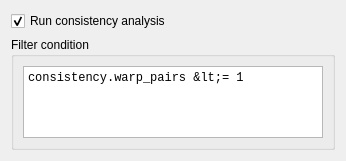
<?xml version="1.0" encoding="UTF-8"?>
<ui version="4.0">
 <class>SubjectFilter</class>
 <widget class="QWidget" name="SubjectFilter">
  <property name="geometry">
   <rect>
    <x>0</x>
    <y>0</y>
    <width>346</width>
    <height>161</height>
   </rect>
  </property>
  <property name="windowTitle">
   <string>Form</string>
  </property>
  <layout class="QVBoxLayout" name="verticalLayout">
   <item>
    <widget class="QCheckBox" name="cbConsistencyAnalysis">
     <property name="text">
      <string>Run consistency analysis</string>
     </property>
     <property name="checked">
      <bool>true</bool>
     </property>
    </widget>
   </item>
   <item>
    <widget class="QGroupBox" name="groupBox">
     <property name="title">
      <string>Filter condition</string>
     </property>
     <layout class="QGridLayout" name="gridLayout">
      <item row="0" column="0">
       <widget class="QPlainTextEdit" name="pteCondition">
        <property name="font">
         <font>
          <family>Monospace</family>
         </font>
        </property>
        <property name="plainText">
         <string>consistency.warp_pairs &lt;= 1</string>
        </property>
       </widget>
      </item>
     </layout>
    </widget>
   </item>
  </layout>
 </widget>
 <resources/>
 <connections/>
</ui>
